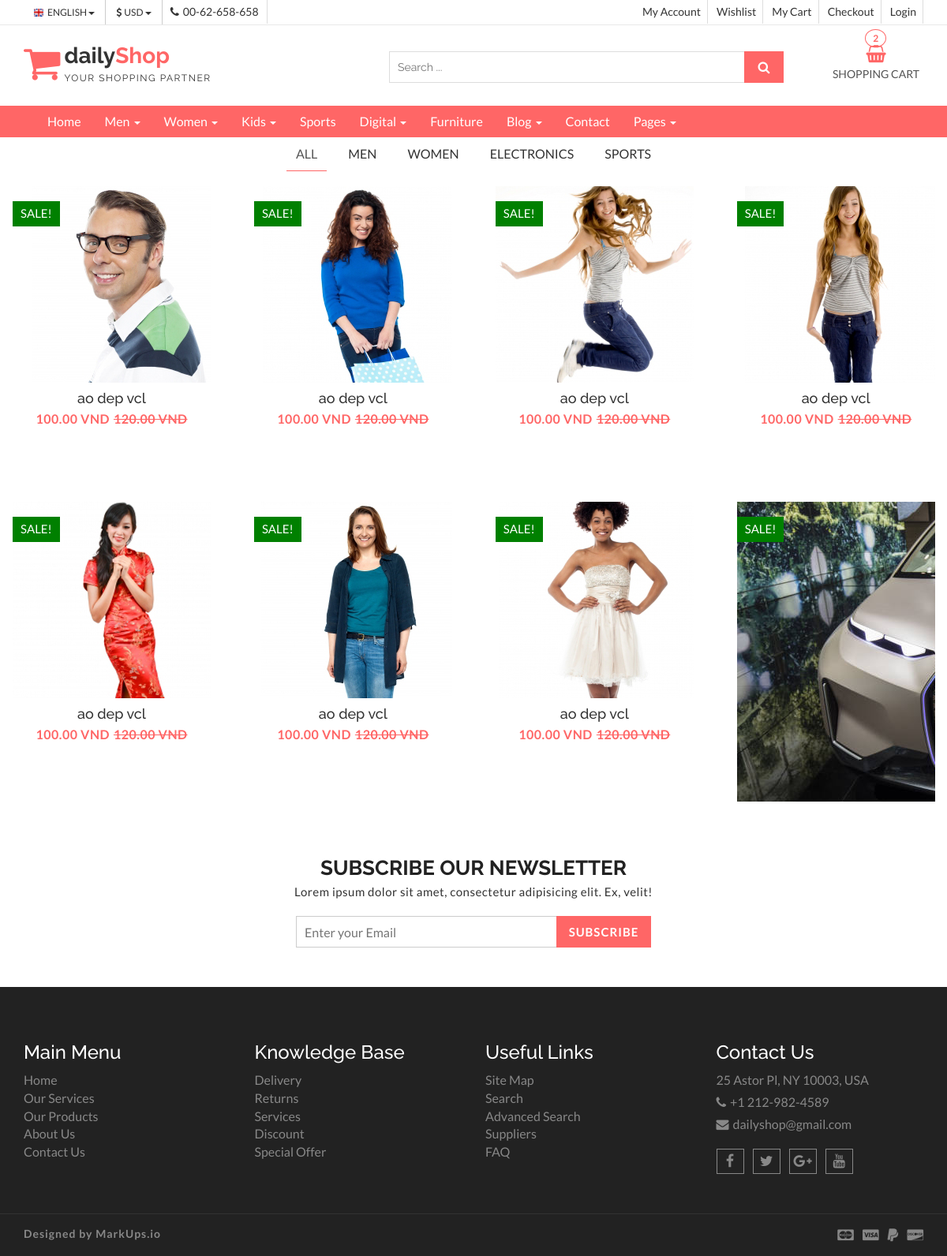
The page / on the database its author committed.
### shop/models.py (models this page shows, shortened)
class Category(models.Model):
	name = models.CharField(max_length=200, db_index=True)
	slug = models.SlugField(max_length=200, unique=True)
	class Meta:
		ordering = ('id',)
		verbose_name = 'category'
		verbose_name_plural = 'categories'
	def get_absolute_url(self):
		return reverse('shop:product_list_by_category', args=[self.slug])

class Product(models.Model):
	category = models.ForeignKey(Category,
		                        on_delete=models.CASCADE,
		                        related_name='products')
	name = models.CharField(max_length=200, db_index=True)
	slug = models.SlugField(max_length=200, db_index=True)
	image = models.ImageField(upload_to='products', blank=True)
	description = models.TextField(blank=True)
	price = models.DecimalField(max_digits=10, decimal_places=2)
	available = models.BooleanField(default=True)
	created = models.DateTimeField(auto_now_add=True)
	updated = models.DateTimeField(auto_now=True)
	class Meta:
		ordering = ('name',)
		index_together = (('id', 'slug'),)
	def get_absolute_url(self):
		return reverse('shop:product_detail', args=[self.id, self.slug])

### shop/views.py (the view)
# urls.py: path('', views.product_list, name='product_list'),
def product_list(request, slug=None):
	category = None
	categories = Category.objects.all()
	products = Product.objects.filter(available=True)
	if slug:
		category = get_object_or_404(Category, slug=slug)
		products = Product.objects.filter(category=category)
	context = {
	    'category': category,
	    'products': products,
	    'categories': categories
	}
	return render(request, 'shop/product/list.html', context)

### templates/shop/product/list.html (shortened to what this page needs)
{% extends "base.html" %}
{% load static %}
{% block content %}
  <section id="menu">
    <div class="container">
      <div class="menu-area">
        <div class="navbar navbar-default" role="navigation">
          <div class="navbar-collapse collapse">
            <ul class="nav navbar-nav">
              <li><a href="index.html">Home</a></li>
              <li><a href="#">Men <span class="caret"></span></a>
              </li>
              <li><a href="#">Women <span class="caret"></span></a>
              </li>
              <li><a href="#">Kids <span class="caret"></span></a>
              </li>
              <li><a href="#">Sports</a></li>
             <li><a href="#">Digital <span class="caret"></span></a>
              </li>
              <li><a href="#">Furniture</a></li>
              <li><a href="blog-archive.html">Blog <span class="caret"></span></a>
              </li>
              <li><a href="contact.html">Contact</a></li>
              <li><a href="#">Pages <span class="caret"></span></a>
              </li>
            </ul>
          </div>
        </div>
      </div>
    </div>
  </section>
  <section id="aa-product">
    <div class="container">
      <div class="row">
        <div class="col-md-12">
          <div class="row">
            <div class="aa-product-area">
              <div class="aa-product-inner">
                 <ul class="nav nav-tabs aa-products-tab">
                     <li {% if not category %} class="active" {% endif %}><a href="{% url 'shop:product_list' %}">All</a></li>
                    {% for c in categories.all %}
                    <li {% if category.slug == c.slug %}class="active" {% endif %}><a href="{{ c.get_absolute_url }}" >{{ c.name }}</a></li>
                    {% endfor %}
                  </ul>
                  <div class="tab-content">
                    <div class="tab-pane fade in active" id="men">
                      <ul class="aa-product-catg">
                        {% for p in products %}
                        <li>
                          <figure>
                            <a class="aa-product-img" href="{{ p.get_absolute_url }}"><img src={{ p.image.url }} alt="polo shirt img"></a>
                              <figcaption>
                              <h4 class="aa-product-title">{{ p.name }}</h4>
                              <span class="aa-product-price">{{ p.price }} VND</span><span class="aa-product-price"><del>120.00 VND</del></span>
                            </figcaption>
                          </figure>
                          <span class="aa-badge aa-sale" href="#">SALE!</span>
                        </li>
                        {% endfor %}
                      </ul>
                    </div>
                  </div>
              </div>
            </div>
          </div>
        </div>
      </div>
    </div>
  </section>
  <section id="aa-subscribe">
    <div class="container">
      <div class="row">
        <div class="col-md-12">
          <div class="aa-subscribe-area">
            <h3>Subscribe our newsletter </h3>
            <p>Lorem ipsum dolor sit amet, consectetur adipisicing elit. Ex, velit!</p>
            <form action="" class="aa-subscribe-form">
              <input type="email" name="" id="" placeholder="Enter your Email">
              <input type="submit" value="Subscribe">
            </form>
          </div>
        </div>
      </div>
    </div>
  </section>
{% endblock %}

### templates/base.html (shortened to what this page needs)
<!DOCTYPE html>
{% load static %}
<html lang="en">
  <head>
    <link href="{% static 'css/font-awesome.css' %}" rel="stylesheet">
    <link href="{% static 'css/bootstrap.css' %}" rel="stylesheet">
    <link href="{% static 'css/jquery.smartmenus.bootstrap.css' %}" rel="stylesheet">
    <link rel="stylesheet" type="text/css" href="{% static 'css/jquery.simpleLens.css' %}">
    <link rel="stylesheet" type="text/css" href="{% static 'css/slick.css' %}">
    <link rel="stylesheet" type="text/css" href="{% static 'css/nouislider.css' %}">
    <link id="switcher" href="{% static 'css/theme-color/default-theme.css' %}" rel="stylesheet">
    <link href="{% static 'css/sequence-theme.modern-slide-in.css' %}" rel="stylesheet" media="all">
    <link href="{% static 'css/style.css' %}" rel="stylesheet">
  </head>
  <body>
  {% include "header.html" %}
  {% block content %}
  {% endblock %}
  {% include "footer.html" %}
  </body>
</html>

### templates/header.html (shortened to what this page needs)
{% load static %}
<header id="aa-header">
    <div class="aa-header-top">
      <div class="container">
        <div class="row">
          <div class="col-md-12">
            <div class="aa-header-top-area">
              <div class="aa-header-top-left">
                <div class="aa-language">
                  <div class="dropdown">
                    <a class="btn dropdown-toggle" href="#" type="button" id="dropdownMenu1" data-toggle="dropdown" aria-haspopup="true" aria-expanded="true">
                      <img src="{% static 'img/flag/english.jpg' %}" alt="english flag">ENGLISH
                      <span class="caret"></span>
                    </a>
                  </div>
                </div>
                <div class="aa-currency">
                  <div class="dropdown">
                    <a class="btn dropdown-toggle" href="#" type="button" id="dropdownMenu1" data-toggle="dropdown" aria-haspopup="true" aria-expanded="true">
                      <i class="fa fa-usd"></i>USD
                      <span class="caret"></span>
                    </a>
                  </div>
                </div>
                <div class="cellphone hidden-xs">
                  <p><span class="fa fa-phone"></span>00-62-658-658</p>
                </div>
              </div>
              <div class="aa-header-top-right">
                <ul class="aa-head-top-nav-right">
                  <li><a href="account.html">My Account</a></li>
                  <li class="hidden-xs"><a href="wishlist.html">Wishlist</a></li>
                  <li class="hidden-xs"><a href="cart.html">My Cart</a></li>
                  <li class="hidden-xs"><a href="checkout.html">Checkout</a></li>
                  <li><a href="" data-toggle="modal" data-target="#login-modal">Login</a></li>
                </ul>
              </div>
            </div>
          </div>
        </div>
      </div>
    </div>
    <div class="aa-header-bottom">
      <div class="container">
        <div class="row">
          <div class="col-md-12">
            <div class="aa-header-bottom-area">
              <div class="aa-logo">
                <a href="{% url 'shop:product_list' %}">
                  <span class="fa fa-shopping-cart"></span>
                  <p>daily<strong>Shop</strong> <span>Your Shopping Partner</span></p>
                </a>
              </div>
              <div class="aa-cartbox">
                <a class="aa-cart-link" href="#">
                  <span class="fa fa-shopping-basket"></span>
                  <span class="aa-cart-title">SHOPPING CART</span>
                  <span class="aa-cart-notify">2</span>
                </a>
              </div>
              <div class="aa-search-box">
                <form action="">
                  <input type="text" name="" id="" placeholder="Search ... ">
                  <button type="submit"><span class="fa fa-search"></span></button>
                </form>
              </div>
            </div>
          </div>
        </div>
      </div>
    </div>
  </header>

### templates/footer.html
{% load static %}
  <footer id="aa-footer">
    <div class="aa-footer-top">
     <div class="container">
        <div class="row">
        <div class="col-md-12">
          <div class="aa-footer-top-area">
            <div class="row">
              <div class="col-md-3 col-sm-6">
                <div class="aa-footer-widget">
                  <h3>Main Menu</h3>
                  <ul class="aa-footer-nav">
                    <li><a href="#">Home</a></li>
                    <li><a href="#">Our Services</a></li>
                    <li><a href="#">Our Products</a></li>
                    <li><a href="#">About Us</a></li>
                    <li><a href="#">Contact Us</a></li>
                  </ul>
                </div>
              </div>
              <div class="col-md-3 col-sm-6">
                <div class="aa-footer-widget">
                  <div class="aa-footer-widget">
                    <h3>Knowledge Base</h3>
                    <ul class="aa-footer-nav">
                      <li><a href="#">Delivery</a></li>
                      <li><a href="#">Returns</a></li>
                      <li><a href="#">Services</a></li>
                      <li><a href="#">Discount</a></li>
                      <li><a href="#">Special Offer</a></li>
                    </ul>
                  </div>
                </div>
              </div>
              <div class="col-md-3 col-sm-6">
                <div class="aa-footer-widget">
                  <div class="aa-footer-widget">
                    <h3>Useful Links</h3>
                    <ul class="aa-footer-nav">
                      <li><a href="#">Site Map</a></li>
                      <li><a href="#">Search</a></li>
                      <li><a href="#">Advanced Search</a></li>
                      <li><a href="#">Suppliers</a></li>
                      <li><a href="#">FAQ</a></li>
                    </ul>
                  </div>
                </div>
              </div>
              <div class="col-md-3 col-sm-6">
                <div class="aa-footer-widget">
                  <div class="aa-footer-widget">
                    <h3>Contact Us</h3>
                    <address>
                      <p> 25 Astor Pl, NY 10003, USA</p>
                      <p><span class="fa fa-phone"></span>+1 212-982-4589</p>
                      <p><span class="fa fa-envelope"></span>dailyshop@gmail.com</p>
                    </address>
                    <div class="aa-footer-social">
                      <a href="#"><span class="fa fa-facebook"></span></a>
                      <a href="#"><span class="fa fa-twitter"></span></a>
                      <a href="#"><span class="fa fa-google-plus"></span></a>
                      <a href="#"><span class="fa fa-youtube"></span></a>
                    </div>
                  </div>
                </div>
              </div>
            </div>
          </div>
        </div>
      </div>
     </div>
    </div>
    <div class="aa-footer-bottom">
      <div class="container">
        <div class="row">
        <div class="col-md-12">
          <div class="aa-footer-bottom-area">
            <p>Designed by <a href="http://www.markups.io/">MarkUps.io</a></p>
            <div class="aa-footer-payment">
              <span class="fa fa-cc-mastercard"></span>
              <span class="fa fa-cc-visa"></span>
              <span class="fa fa-paypal"></span>
              <span class="fa fa-cc-discover"></span>
            </div>
          </div>
        </div>
      </div>
      </div>
    </div>
  </footer>

### static/css/theme-color/default-theme.css (style rules this page uses)
#aa-header .aa-header-bottom .aa-header-bottom-area .aa-logo a > span { color: #ff6666; }
#aa-header .aa-header-bottom .aa-header-bottom-area .aa-logo a strong { color: #ff6666; }
#aa-header .aa-header-bottom .aa-header-bottom-area .aa-search-box button { background-color: #ff6666; }
#aa-header .aa-header-bottom .aa-cartbox .aa-cart-link { color: #ff6666; }
#aa-header .aa-header-bottom .aa-cartbox .aa-cart-link .aa-cart-notify { border: 1px solid #ff6666; color: #ff6666; }
#aa-header .aa-header-bottom .aa-cartbox .aa-cart-link .aa-cart-notify:after { border-top-color: #ff6666; }
#menu { background-color: #ff6666; }
.aa-products-tab li.active a { border-bottom: 1px solid #ff6666 !important; }
.aa-product-catg li .aa-product-price { color: #ff6666; }
#aa-subscribe .aa-subscribe-area .aa-subscribe-form input[type="submit"] { background: #ff6666 none repeat scroll 0 0; border: 1px solid #ff6666; }

### rows shown on the page
Category: name "MEN"
Category: name "WOMEN"
Category: name "ELECTRONICS"
Category: name "SPORTS"
Product: image (picture), name "ao dep vcl", price "100.00"
Product: image (picture), name "ao dep vcl", price "100.00"
Product: image (picture), name "ao dep vcl", price "100.00"
Product: image (picture), name "ao dep vcl", price "100.00"
Product: image (picture), name "ao dep vcl", price "100.00"
Product: image (picture), name "ao dep vcl", price "100.00"
Product: image (picture), name "ao dep vcl", price "100.00"
Product: image (picture)
